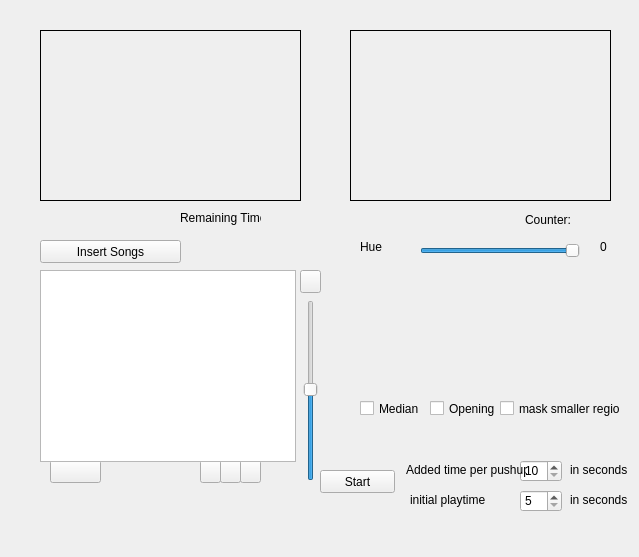
<?xml version="1.0" encoding="UTF-8"?>
<ui version="4.0">
 <class>VideoPlayer</class>
 <widget class="QMainWindow" name="VideoPlayer">
  <property name="geometry">
   <rect>
    <x>0</x>
    <y>0</y>
    <width>639</width>
    <height>557</height>
   </rect>
  </property>
  <property name="windowTitle">
   <string>Hör dich fit</string>
  </property>
  <widget class="QWidget" name="centralWidget">
   <widget class="VideoWidget" name="inputFrame">
    <property name="geometry">
     <rect>
      <x>40</x>
      <y>30</y>
      <width>261</width>
      <height>171</height>
     </rect>
    </property>
    <property name="frameShape">
     <enum>QFrame::Box</enum>
    </property>
    <property name="text">
     <string/>
    </property>
    <property name="scaledContents">
     <bool>false</bool>
    </property>
    <property name="alignment">
     <set>Qt::AlignCenter</set>
    </property>
   </widget>
   <widget class="VideoWidget" name="processedFrame">
    <property name="geometry">
     <rect>
      <x>350</x>
      <y>30</y>
      <width>261</width>
      <height>171</height>
     </rect>
    </property>
    <property name="frameShape">
     <enum>QFrame::Box</enum>
    </property>
    <property name="text">
     <string/>
    </property>
    <property name="alignment">
     <set>Qt::AlignCenter</set>
    </property>
   </widget>
   <widget class="QSlider" name="hueSlider">
    <property name="geometry">
     <rect>
      <x>420</x>
      <y>240</y>
      <width>160</width>
      <height>22</height>
     </rect>
    </property>
    <property name="maximum">
     <number>360</number>
    </property>
    <property name="value">
     <number>360</number>
    </property>
    <property name="orientation">
     <enum>Qt::Horizontal</enum>
    </property>
   </widget>
   <widget class="QLabel" name="label">
    <property name="geometry">
     <rect>
      <x>360</x>
      <y>240</y>
      <width>46</width>
      <height>13</height>
     </rect>
    </property>
    <property name="text">
     <string>Hue</string>
    </property>
   </widget>
   <widget class="QLabel" name="labelHue">
    <property name="geometry">
     <rect>
      <x>600</x>
      <y>240</y>
      <width>46</width>
      <height>13</height>
     </rect>
    </property>
    <property name="text">
     <string>0</string>
    </property>
   </widget>
   <widget class="QCheckBox" name="checkBoxMedian">
    <property name="geometry">
     <rect>
      <x>360</x>
      <y>400</y>
      <width>70</width>
      <height>17</height>
     </rect>
    </property>
    <property name="text">
     <string>Median</string>
    </property>
   </widget>
   <widget class="QCheckBox" name="checkBoxOpening">
    <property name="geometry">
     <rect>
      <x>430</x>
      <y>400</y>
      <width>70</width>
      <height>17</height>
     </rect>
    </property>
    <property name="text">
     <string>Opening</string>
    </property>
   </widget>
   <widget class="QCheckBox" name="checkBoSxSmallRegions">
    <property name="geometry">
     <rect>
      <x>500</x>
      <y>400</y>
      <width>121</width>
      <height>17</height>
     </rect>
    </property>
    <property name="text">
     <string>mask smaller regions</string>
    </property>
   </widget>
   <widget class="QPushButton" name="open">
    <property name="geometry">
     <rect>
      <x>40</x>
      <y>240</y>
      <width>141</width>
      <height>23</height>
     </rect>
    </property>
    <property name="text">
     <string>Insert Songs</string>
    </property>
   </widget>
   <widget class="QPushButton" name="stop">
    <property name="geometry">
     <rect>
      <x>220</x>
      <y>460</y>
      <width>21</width>
      <height>23</height>
     </rect>
    </property>
    <property name="text">
     <string/>
    </property>
   </widget>
   <widget class="QSlider" name="volume">
    <property name="geometry">
     <rect>
      <x>300</x>
      <y>300</y>
      <width>22</width>
      <height>181</height>
     </rect>
    </property>
    <property name="value">
     <number>50</number>
    </property>
    <property name="orientation">
     <enum>Qt::Vertical</enum>
    </property>
   </widget>
   <widget class="QLabel" name="label_2">
    <property name="geometry">
     <rect>
      <x>525</x>
      <y>210</y>
      <width>51</width>
      <height>20</height>
     </rect>
    </property>
    <property name="text">
     <string>Counter:</string>
    </property>
   </widget>
   <widget class="QLabel" name="counterLabel">
    <property name="geometry">
     <rect>
      <x>580</x>
      <y>210</y>
      <width>21</width>
      <height>20</height>
     </rect>
    </property>
    <property name="text">
     <string/>
    </property>
   </widget>
   <widget class="QPushButton" name="muteButton">
    <property name="enabled">
     <bool>true</bool>
    </property>
    <property name="geometry">
     <rect>
      <x>300</x>
      <y>270</y>
      <width>21</width>
      <height>23</height>
     </rect>
    </property>
    <property name="text">
     <string/>
    </property>
    <property name="checkable">
     <bool>true</bool>
    </property>
    <property name="default">
     <bool>false</bool>
    </property>
   </widget>
   <widget class="QPushButton" name="next">
    <property name="geometry">
     <rect>
      <x>240</x>
      <y>460</y>
      <width>21</width>
      <height>23</height>
     </rect>
    </property>
    <property name="text">
     <string/>
    </property>
   </widget>
   <widget class="QPushButton" name="previous">
    <property name="geometry">
     <rect>
      <x>200</x>
      <y>460</y>
      <width>21</width>
      <height>23</height>
     </rect>
    </property>
    <property name="text">
     <string/>
    </property>
   </widget>
   <widget class="QPushButton" name="start">
    <property name="geometry">
     <rect>
      <x>50</x>
      <y>460</y>
      <width>51</width>
      <height>23</height>
     </rect>
    </property>
    <property name="text">
     <string/>
    </property>
    <property name="checkable">
     <bool>true</bool>
    </property>
   </widget>
   <widget class="QListWidget" name="listWidget">
    <property name="geometry">
     <rect>
      <x>40</x>
      <y>270</y>
      <width>256</width>
      <height>192</height>
     </rect>
    </property>
    <property name="horizontalScrollBarPolicy">
     <enum>Qt::ScrollBarAlwaysOff</enum>
    </property>
    <property name="alternatingRowColors">
     <bool>true</bool>
    </property>
   </widget>
   <widget class="QLabel" name="positionLabel">
    <property name="geometry">
     <rect>
      <x>300</x>
      <y>490</y>
      <width>47</width>
      <height>13</height>
     </rect>
    </property>
    <property name="text">
     <string/>
    </property>
   </widget>
   <widget class="QSpinBox" name="spinBox">
    <property name="geometry">
     <rect>
      <x>520</x>
      <y>460</y>
      <width>42</width>
      <height>22</height>
     </rect>
    </property>
    <property name="minimum">
     <number>10</number>
    </property>
    <property name="value">
     <number>10</number>
    </property>
   </widget>
   <widget class="QLabel" name="label_3">
    <property name="geometry">
     <rect>
      <x>406</x>
      <y>460</y>
      <width>121</width>
      <height>20</height>
     </rect>
    </property>
    <property name="text">
     <string>Added time per pushup</string>
    </property>
   </widget>
   <widget class="QLabel" name="label_6">
    <property name="geometry">
     <rect>
      <x>570</x>
      <y>460</y>
      <width>61</width>
      <height>20</height>
     </rect>
    </property>
    <property name="text">
     <string>in seconds</string>
    </property>
   </widget>
   <widget class="QLabel" name="label_7">
    <property name="geometry">
     <rect>
      <x>570</x>
      <y>490</y>
      <width>61</width>
      <height>20</height>
     </rect>
    </property>
    <property name="text">
     <string>in seconds</string>
    </property>
   </widget>
   <widget class="QSpinBox" name="spinBox_2">
    <property name="geometry">
     <rect>
      <x>520</x>
      <y>490</y>
      <width>42</width>
      <height>22</height>
     </rect>
    </property>
    <property name="minimum">
     <number>5</number>
    </property>
    <property name="value">
     <number>5</number>
    </property>
   </widget>
   <widget class="QLabel" name="label_8">
    <property name="geometry">
     <rect>
      <x>410</x>
      <y>490</y>
      <width>121</width>
      <height>20</height>
     </rect>
    </property>
    <property name="text">
     <string>initial playtime</string>
    </property>
   </widget>
   <widget class="QLabel" name="remainingTime">
    <property name="geometry">
     <rect>
      <x>180</x>
      <y>210</y>
      <width>81</width>
      <height>16</height>
     </rect>
    </property>
    <property name="text">
     <string>Remaining Time:</string>
    </property>
   </widget>
   <widget class="QPushButton" name="startProgram">
    <property name="geometry">
     <rect>
      <x>320</x>
      <y>470</y>
      <width>75</width>
      <height>23</height>
     </rect>
    </property>
    <property name="text">
     <string>Start</string>
    </property>
   </widget>
   <widget class="QLabel" name="remainingTimeLabel">
    <property name="geometry">
     <rect>
      <x>260</x>
      <y>210</y>
      <width>46</width>
      <height>16</height>
     </rect>
    </property>
    <property name="text">
     <string/>
    </property>
   </widget>
  </widget>
 </widget>
 <layoutdefault spacing="6" margin="11"/>
 <customwidgets>
  <customwidget>
   <class>VideoWidget</class>
   <extends>QLabel</extends>
   <header>videowidget.h</header>
  </customwidget>
 </customwidgets>
 <resources/>
 <connections>
  <connection>
   <sender>hueSlider</sender>
   <signal>valueChanged(int)</signal>
   <receiver>VideoPlayer</receiver>
   <slot>updateParameters()</slot>
   <hints>
    <hint type="sourcelabel">
     <x>443</x>
     <y>252</y>
    </hint>
    <hint type="destinationlabel">
     <x>191</x>
     <y>386</y>
    </hint>
   </hints>
  </connection>
  <connection>
   <sender>checkBoxMedian</sender>
   <signal>toggled(bool)</signal>
   <receiver>VideoPlayer</receiver>
   <slot>updateParameters()</slot>
   <hints>
    <hint type="sourcelabel">
     <x>367</x>
     <y>410</y>
    </hint>
    <hint type="destinationlabel">
     <x>310</x>
     <y>443</y>
    </hint>
   </hints>
  </connection>
  <connection>
   <sender>checkBoxOpening</sender>
   <signal>toggled(bool)</signal>
   <receiver>VideoPlayer</receiver>
   <slot>updateParameters()</slot>
   <hints>
    <hint type="sourcelabel">
     <x>436</x>
     <y>411</y>
    </hint>
    <hint type="destinationlabel">
     <x>413</x>
     <y>439</y>
    </hint>
   </hints>
  </connection>
  <connection>
   <sender>checkBoSxSmallRegions</sender>
   <signal>toggled(bool)</signal>
   <receiver>VideoPlayer</receiver>
   <slot>updateParameters()</slot>
   <hints>
    <hint type="sourcelabel">
     <x>528</x>
     <y>405</y>
    </hint>
    <hint type="destinationlabel">
     <x>526</x>
     <y>465</y>
    </hint>
   </hints>
  </connection>
 </connections>
 <slots>
  <slot>updateParameters()</slot>
 </slots>
</ui>
